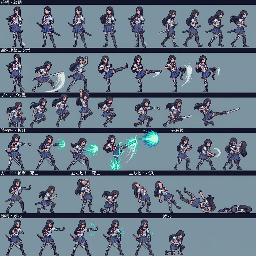
#> input picture ref/act3_native4.png, 256 x 256 px; its folder holds only this picture in this run
$ python actions.py act3_native4.png act_00.png
#> lines starting #> are read from the running program, lines starting #| are printed output that depends on the picture
### ref/extract.py
# extract.py — cut the three club members out of the Gemini standing sheet (cast.jpg) at its native
# pixel grid, mask the painted arms / laptop / hands so the rig can animate limbs, and write
# src/cast-data.js. Run: python extract.py   (needs Pillow only)
from PIL import Image, ImageChops
from collections import deque
import base64, json, os
HERE = os.path.dirname(os.path.abspath(__file__))
os.chdir(HERE)

def lum(p): return 0.3 * p[0] + 0.59 * p[1] + 0.11 * p[2]
def sat(p): return max(p[:3]) - min(p[:3])
def is_skin(p): return p[3] > 0 and p[0] > 180 and 120 < p[1] < 215 and 90 < p[2] < 200 and p[0] - p[2] > 40
def is_hair_black(p): return p[3] > 0 and lum(p) < 48 and sat(p) < 32
def is_reddish(p): return p[3] > 0 and p[0] > p[1] + 45 and p[0] > 90
def is_white(p): return p[3] > 0 and lum(p) > 190 and sat(p) < 40
def is_pink(p): return p[3] > 0 and p[0] > 180 and p[1] < 175 and p[2] > 120 and p[0] - p[1] > 35
def is_yellowhair(p): return p[3] > 0 and p[0] - p[2] > 50 and p[1] > 85
def is_skirt(p): return p[3] > 0 and p[2] > p[0] + 25 and p[2] >= p[1] and p[2] > 80
def is_chrome(p): return p[3] > 0 and not is_skirt(p) and not is_white(p) and not is_skin(p) and not is_hair_black(p) and not is_reddish(p)

def grid_period(im, axis):
    W, H = im.size
    if axis == 0:
        d = ImageChops.difference(im.crop((0, 0, W - 1, H)), im.crop((1, 0, W, H))).convert('L').resize((W - 1, 1), Image.BOX)
    else:
        d = ImageChops.difference(im.crop((0, 0, W, H - 1)), im.crop((0, 1, W, H))).convert('L').resize((1, H - 1), Image.BOX)
    prof = list(d.getdata()); m = sum(prof) / len(prof); prof = [v - m for v in prof]; n = len(prof)
    best = None; p = 3.0
    while p <= 9.0:
        for ph in [k * 0.25 for k in range(int(p * 4))]:
            sc = 0.0; x = ph
            while x < n - 1:
                i = int(x); f = x - i; sc += prof[i] * (1 - f) + prof[i + 1] * f; x += p
            sc /= (n / p)
            if best is None or sc > best[0]: best = (sc, p, ph)
        p += 0.02
    return best[1], best[2]

def to_native(src, out_png):
#> called with src = 'act3_native4.png', out_png = 'act_00.png_native.png'
    im = Image.open(src).convert('RGB'); W, H = im.size
#> in to_native, im is the input picture: PIL image 256x256 RGB; mean R, G, B 102.4, 118.2, 133.2
#> after `W, H = im.size`: W = 256; H = 256
    if os.environ.get('GRID'):
        g = [float(v) for v in os.environ['GRID'].split(',')]
        px, py = g[0], g[1] if len(g) > 1 else g[0]; phx = g[2] if len(g) > 2 else 0.0; phy = g[3] if len(g) > 3 else phx
    else:
        px, phx = grid_period(im, 0); py, phy = grid_period(im, 1)
#> in grid_period, `prof = list(d.getdata())`: prof = 255 values, max 58 at index 17, min 0 at index 252, mean 16.72
#> in grid_period, `m = sum(prof) / len(prof)`: m = 16.72
#> in grid_period, `prof = [v - m for v in prof]`: prof = 255 values, max 41.28 at index 17, min -16.72 at index 252, mean -1.78e-15
#> in grid_period, `n = len(prof)`: n = 255
#> after the loop in grid_period, `while p <= 9.0:`: best = (1.24, 8.18, 0.5); p = 9.02
#> after `px, phx = grid_period(im, 0)`: px = 8.18; phx = 0.5
#> after `py, phy = grid_period(im, 1)`: py = 5.32; phy = 4.25
    nw = int((W - phx) / px); nh = int((H - phy) / py)
#> after `nw = int((W - phx) / px)`: nw = 31
#> after `nh = int((H - phy) / py)`: nh = 47
    out = Image.new('RGB', (nw, nh)); s = im.load(); d = out.load()
#> after `out = Image.new('RGB', (nw, nh))`: out: PIL image 31x47 RGB; every value is 0
    for j in range(nh):
        for i in range(nw):
            d[i, j] = s[min(W - 1, int(phx + (i + 0.5) * px)), min(H - 1, int(phy + (j + 0.5) * py))]
    out.save(out_png)
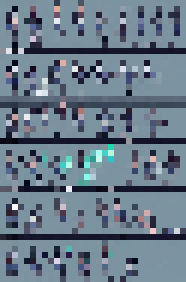
#> saved as act_00.png_native.png: PIL image 31x47 RGB (shown 6 times larger); mean R, G, B 104.3, 121, 136
    print(src, 'grid', round(px, 2), round(py, 2), 'native', out.size)
#| act3_native4.png grid 8.18 5.32 native (31, 47)
    return out

# [38 lines left out: function cut, not called in this run]

def crop(im, box): x0, y0, x1, y1 = box; return im.crop((x0, y0, x1 + 1, y1 + 1))
def mask(im, fn):
    px = im.load(); w, h = im.size; return {(x, y) for y in range(h) for x in range(w) if fn(x, y, px[x, y])}
# [16 lines left out: functions inpaint, clear, not called in this run]
def b64(im): return base64.b64encode(im.tobytes()).decode('ascii')
def part(im, **kw): d = {'w': im.width, 'h': im.height, 'd': b64(im)}; d.update(kw); return d

# [47 lines left out: function main, not called in this run]

# [2 lines that do not run on import are left out]

### ref/actions.py
# actions.py — analyse a Gemini action sheet (poses + baked slash effects on a flat background):
# resample to the native pixel grid, split it into pose cells by connected components (effects included),
# and write a numbered contact sheet + one RGBA PNG per cell.  python actions.py <sheet.jpg> <outprefix>
import sys, os
from PIL import Image, ImageDraw
from collections import deque
sys.path.insert(0, os.path.dirname(os.path.abspath(__file__)))
from extract import to_native

src, pre = sys.argv[1], sys.argv[2]
os.chdir(os.path.dirname(os.path.abspath(__file__)))
native = to_native(src, pre + '_native.png')
W, H = native.size; px = native.load()
#> after `W, H = native.size`: W = 31; H = 47
# background colour = the most common colour along the border
from collections import Counter
border = Counter([px[x, 0] for x in range(W)] + [px[x, H - 1] for x in range(W)] + [px[0, y] for y in range(H)] + [px[W - 1, y] for y in range(H)])
#> border = 41 items
bgc = border.most_common(1)[0][0]
#> bgc = (124, 148, 160)
print('background', bgc)
#| background (124, 148, 160)
def dist(a, b): return abs(a[0] - b[0]) + abs(a[1] - b[1]) + abs(a[2] - b[2])
fg = [[dist(px[x, y], bgc) > 40 for x in range(W)] for y in range(H)]
#> fg = 47 items
# connected components with a generous 3-px bridge so a figure and its effect stay together
lab = [[0] * W for _ in range(H)]; comps = []
for y in range(H):
    for x in range(W):
        if not fg[y][x] or lab[y][x]: continue
        cid = len(comps) + 1; pts = []; st = [(x, y)]; lab[y][x] = cid
        while st:
            cx, cy = st.pop(); pts.append((cx, cy))
            for dx in range(-3, 4):
                for dy in range(-3, 4):
                    nx, ny = cx + dx, cy + dy
                    if 0 <= nx < W and 0 <= ny < H and fg[ny][nx] and not lab[ny][nx]:
                        lab[ny][nx] = cid; st.append((nx, ny))
        comps.append(pts)
comps = [c for c in comps if len(c) > 60]
cells = []
for c in comps:
    xs = [p[0] for p in c]; ys = [p[1] for p in c]
    cells.append({'box': (min(xs), min(ys), max(xs), max(ys)), 'pts': c})
# order by rows (top to bottom), then x
cells.sort(key=lambda c: (round((c['box'][1] + c['box'][3]) / 2 / 40), c['box'][0]))
S = 3
sheet = native.resize((W * S, H * S), Image.NEAREST).convert('RGBA'); d = ImageDraw.Draw(sheet)
for i, c in enumerate(cells):
    x0, y0, x1, y1 = c['box']
    out = Image.new('RGBA', (x1 - x0 + 1, y1 - y0 + 1), (0, 0, 0, 0)); o = out.load()
    for (x, y) in c['pts']: o[x - x0, y - y0] = px[x, y] + (255,)
    out.save('%s_%02d.png' % (pre, i))
    d.rectangle([x0 * S, y0 * S, (x1 + 1) * S, (y1 + 1) * S], outline=(255, 80, 80, 255))
    d.text((x0 * S + 2, y0 * S + 2), str(i), fill=(255, 255, 0, 255))
    print(i, 'box', c['box'], 'size', out.size, 'px', len(c['pts']))
#> this loop made 1 pass
#> pass 1, `out.save('%s_%02d.png' % (pre, i))`:
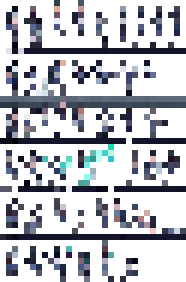
#> saved as act_00.png_00.png: PIL image 31x47 RGBA (shown 6 times larger); mean R, G, B, A 25.1, 27.3, 34.1, 92.6; transparent parts drawn white
sheet.save(pre + '_cells.png'); print('cells', len(cells))
#> after `sheet.save(pre + '_cells.png')`:
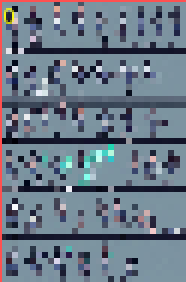
#> saved as act_00.png_cells.png: PIL image 93x141 RGBA (shown 2 times larger); mean R, G, B, A 106.9, 120.1, 134.6, 255
#| cells 1
